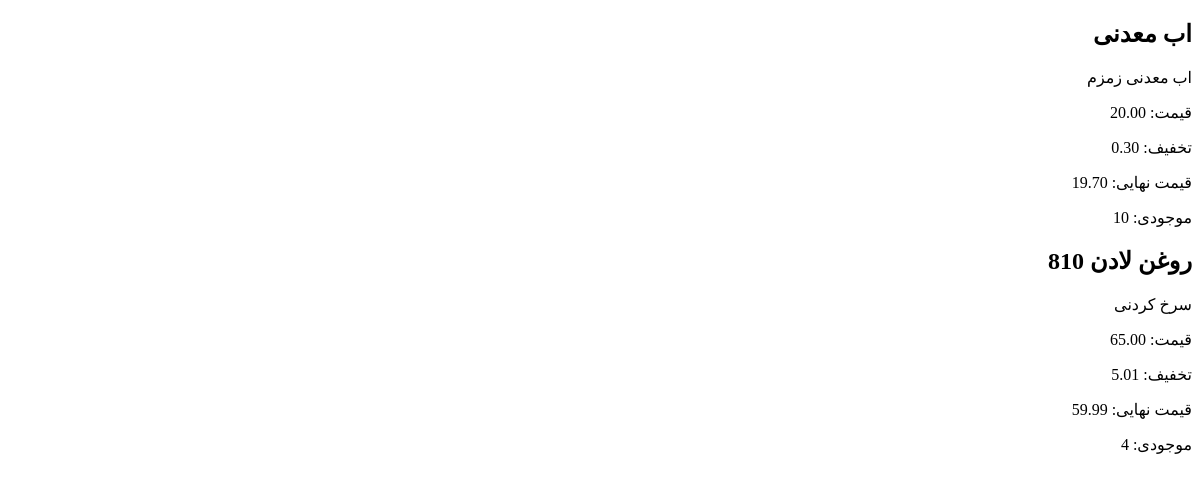
The app's page /store/products/, older data.
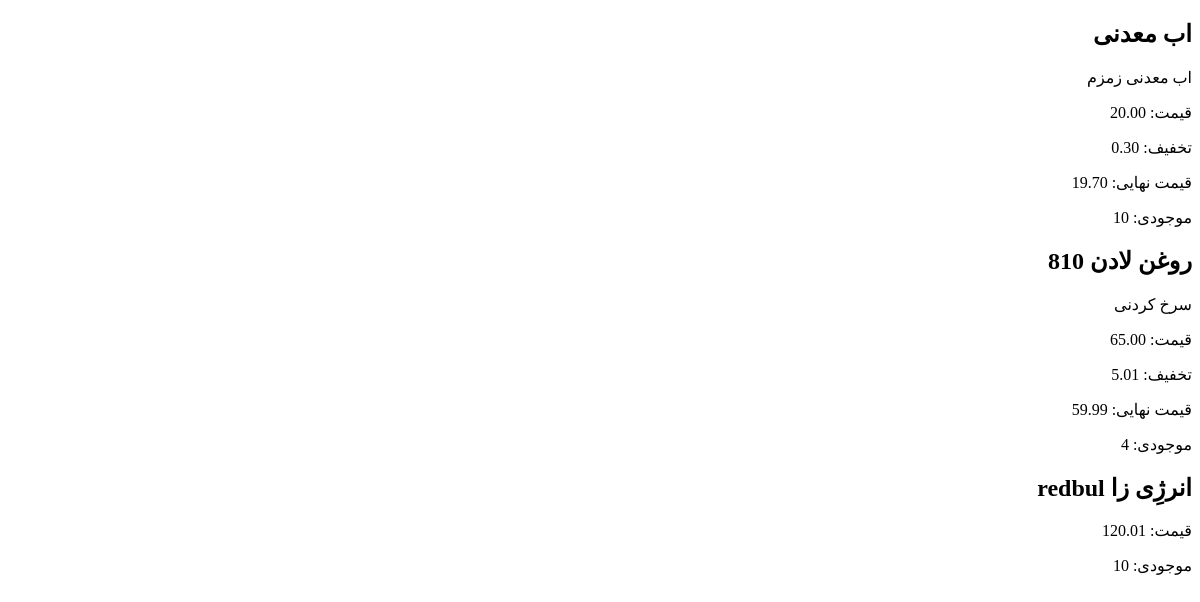
The same page, newer data.
### store/models.py (models this page shows, shortened)
class Product(models.Model):
    name = models.CharField(max_length=100)
    description = models.TextField(blank=True)
    price = models.DecimalField(max_digits=10, decimal_places=2)
    discount = models.DecimalField(max_digits=5, decimal_places=2, default=0)
    stock = models.PositiveIntegerField()
    def final_price(self):
        return max(self.price - self.discount, 0)

### store/views.py (the view)
# urls.py: path('products/', product_list, name='product_list'),
def product_list(request):
    products = Product.objects.all()
    context= {
        'products':products,
    }
    return render(request, 'store/product_list.html', context)

### templates/store/product_list.html (shortened to what this page needs)
<!DOCTYPE html>
<html lang="fa" dir="rtl">
<head>
</head>
{% for product in products %}
    <div>
        <h2>{{ product.name }}</h2>
        <p>{{ product.description }}</p>
        <p>قیمت: {{ product.price }}</p>
        {% if product.discount > 0 %}
            <p>تخفیف: {{ product.discount }}</p>
        {% endif %}
        {% if product.price != product.final_price %}
            <p>قیمت نهایی: {{ product.final_price }}</p>
        {% endif %}
        <p>موجودی: {{ product.stock }}</p>
    </div>
{% empty %}
    <p>هنوز محصولی ثبت نشده است.</p>
{% endfor %}

Row changes from the older to the newer data that the page shows:
added Product: name "انرژِی زا redbul", price "120.01", stock "10"
